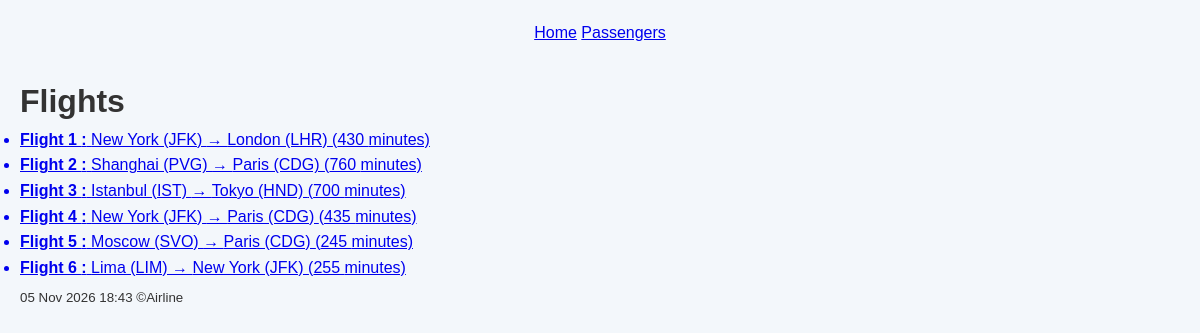
The app's page /flights/ with its own data.
### flights/models.py (models this page shows, shortened)
class Flight(models.Model):
    origin=models.ForeignKey(Airport,on_delete=models.CASCADE, related_name="departures")
    destination=models.ForeignKey(Airport,on_delete=models.CASCADE,related_name="arrivals")
    duration=models.IntegerField()

class Airport(models.Model):
     code=models.CharField(3)
     city=models.CharField(max_length=64)
     def __str__(self):
          return f"{self.city} ({self.code})"

### flights/views.py (the view)
# urls.py: path("",views.index,name="index"),
def index(request):
    return render(request,'flights/index.html',{
        "flights":Flight.objects.all()
    })

### flights/templates/flights/index.html (shortened to what this page needs)
{% extends "flights/layout.html" %}
{% block content %}
  <h1>Flights</h1>
  {% if flights %}
    <ul>
      {% for flight in flights %}
      <a href="{% url 'flights:flight' flight.id %}">
            <li> <b> Flight {{flight.id}} :</b> {{ flight.origin }} → {{ flight.destination }} ({{ flight.duration }} minutes)</li>
      </a>
        {% endfor %}
    </ul>
  {% else %}
    <p>No flights available.</p>
  {% endif %}
{% endblock %}

### flights/templates/flights/layout.html (shortened to what this page needs)
{% load static %}
{% load tz %}
<!DOCTYPE html>
<html lang="en">
<head>
    <link rel="stylesheet" href="{% static 'flights/style.css' %}">
</head>
<body>
    <header>
        <nav>
            <a href="{% url 'flights:index' %}">Home</a>
            <a href="{% url 'flights:passengers' %}">Passengers</a>
        </nav>
    </header>
    <main>
        {% block content %}{% endblock %}
    </main>
    <footer>
     <p><sub> {% now "d M Y H:i" %} &copy;Airline</sub></p>
    </footer>
</body>
</html>

### flights/static/flights/style.css (style rules this page uses)
* { box-sizing: border-box; margin: 0; padding: 0; }
body { font-family: Arial, sans-serif; background: #f3f7fb; color: #333; line-height: 1.6; min-height: 100vh; padding: 20px; }
header { margin-bottom: 30px; text-align: center; }

### records on screen
Flight: id "1", origin "New York (JFK)", destination "London (LHR)", duration "430"
Flight: id "2", origin "Shanghai (PVG)", destination "Paris (CDG)", duration "760"
Flight: id "3", origin "Istanbul (IST)", destination "Tokyo (HND)", duration "700"
Flight: id "4", origin "New York (JFK)", destination "Paris (CDG)", duration "435"
Flight: id "5", origin "Moscow (SVO)", destination "Paris (CDG)", duration "245"
Flight: id "6", origin "Lima (LIM)", destination "New York (JFK)", duration "255"
